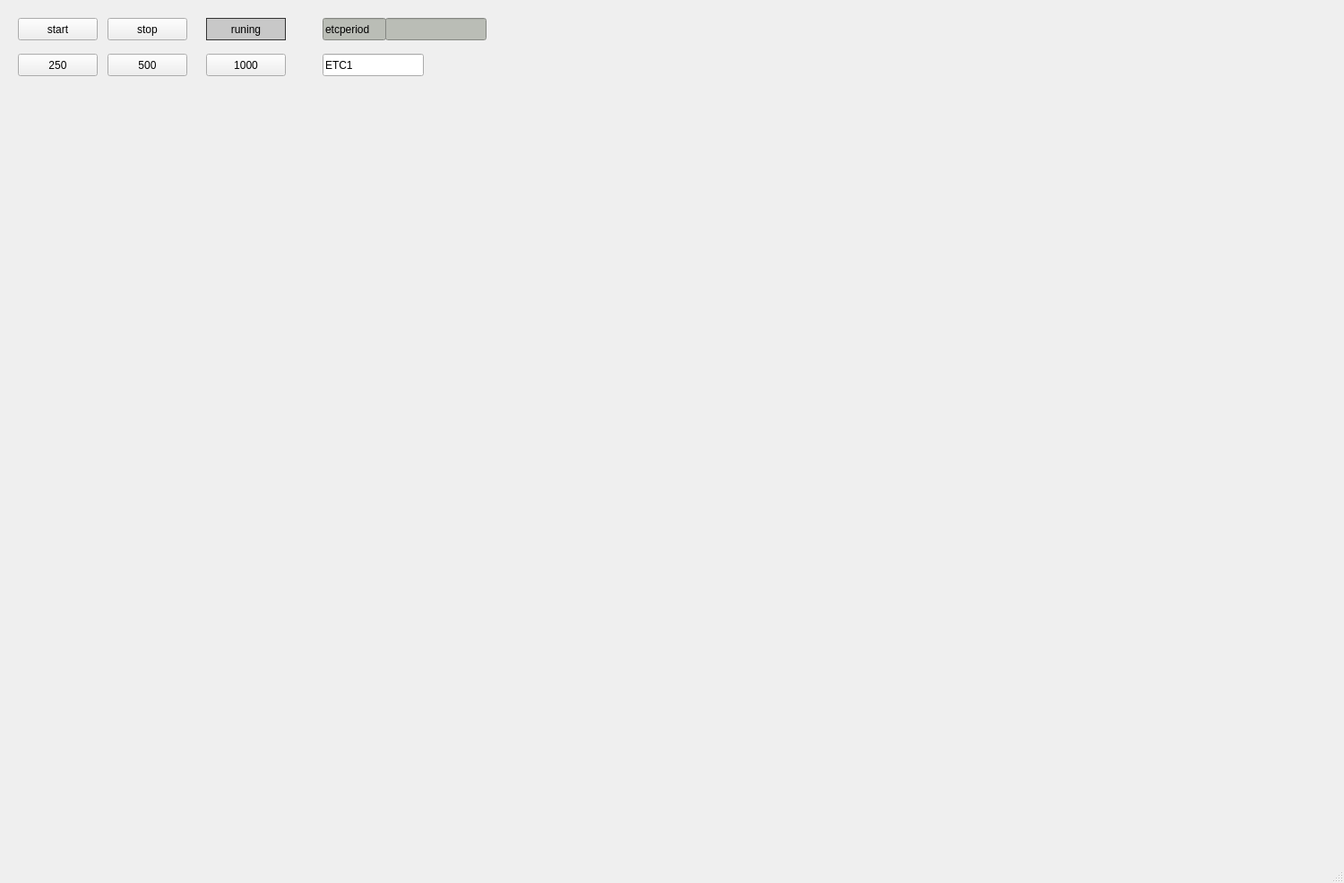
<?xml version="1.0" encoding="UTF-8"?>
<ui version="4.0">
 <class>EtherCatMaster</class>
 <widget class="QMainWindow" name="EtherCatMaster">
  <property name="geometry">
   <rect>
    <x>0</x>
    <y>0</y>
    <width>1500</width>
    <height>986</height>
   </rect>
  </property>
  <property name="windowTitle">
   <string>EtherCatMaster</string>
  </property>
  <widget class="QWidget" name="centralWidget">
   <widget class="QPushButton" name="start">
    <property name="geometry">
     <rect>
      <x>20</x>
      <y>20</y>
      <width>89</width>
      <height>25</height>
     </rect>
    </property>
    <property name="text">
     <string>start</string>
    </property>
   </widget>
   <widget class="QPushButton" name="stop">
    <property name="geometry">
     <rect>
      <x>120</x>
      <y>20</y>
      <width>89</width>
      <height>25</height>
     </rect>
    </property>
    <property name="text">
     <string>stop</string>
    </property>
   </widget>
   <widget class="QLineEdit" name="name">
    <property name="geometry">
     <rect>
      <x>360</x>
      <y>60</y>
      <width>113</width>
      <height>25</height>
     </rect>
    </property>
    <property name="text">
     <string>ETC1</string>
    </property>
   </widget>
   <widget class="QPushButton" name="t250">
    <property name="geometry">
     <rect>
      <x>20</x>
      <y>60</y>
      <width>89</width>
      <height>25</height>
     </rect>
    </property>
    <property name="text">
     <string>250</string>
    </property>
   </widget>
   <widget class="QPushButton" name="t500">
    <property name="geometry">
     <rect>
      <x>120</x>
      <y>60</y>
      <width>89</width>
      <height>25</height>
     </rect>
    </property>
    <property name="text">
     <string>500</string>
    </property>
   </widget>
   <widget class="QPushButton" name="t1000">
    <property name="geometry">
     <rect>
      <x>230</x>
      <y>60</y>
      <width>89</width>
      <height>25</height>
     </rect>
    </property>
    <property name="text">
     <string>1000</string>
    </property>
   </widget>
   <widget class="QLineEdit" name="pos_5">
    <property name="geometry">
     <rect>
      <x>360</x>
      <y>20</y>
      <width>71</width>
      <height>25</height>
     </rect>
    </property>
    <property name="styleSheet">
     <string notr="true">background:rgb(186, 189, 182)</string>
    </property>
    <property name="text">
     <string>etcperiod</string>
    </property>
    <property name="readOnly">
     <bool>true</bool>
    </property>
   </widget>
   <widget class="QLineEdit" name="period">
    <property name="geometry">
     <rect>
      <x>430</x>
      <y>20</y>
      <width>113</width>
      <height>25</height>
     </rect>
    </property>
    <property name="styleSheet">
     <string notr="true">background:rgb(186, 189, 182)</string>
    </property>
    <property name="text">
     <string/>
    </property>
    <property name="readOnly">
     <bool>true</bool>
    </property>
   </widget>
   <widget class="QPushButton" name="runing">
    <property name="geometry">
     <rect>
      <x>230</x>
      <y>20</y>
      <width>89</width>
      <height>25</height>
     </rect>
    </property>
    <property name="styleSheet">
     <string notr="true">background: rgb(200,200,200);
  border: 1px solid #333333;
    padding: 1px;
    </string>
    </property>
    <property name="text">
     <string>runing</string>
    </property>
   </widget>
   <widget class="ethercatwid" name="widget" native="true">
    <property name="geometry">
     <rect>
      <x>30</x>
      <y>100</y>
      <width>1400</width>
      <height>700</height>
     </rect>
    </property>
   </widget>
  </widget>
  <widget class="QStatusBar" name="statusBar"/>
 </widget>
 <layoutdefault spacing="6" margin="11"/>
 <customwidgets>
  <customwidget>
   <class>ethercatwid</class>
   <extends>QWidget</extends>
   <header>ethercat/ethercatwid.h</header>
   <container>1</container>
  </customwidget>
 </customwidgets>
 <resources/>
 <connections/>
</ui>
